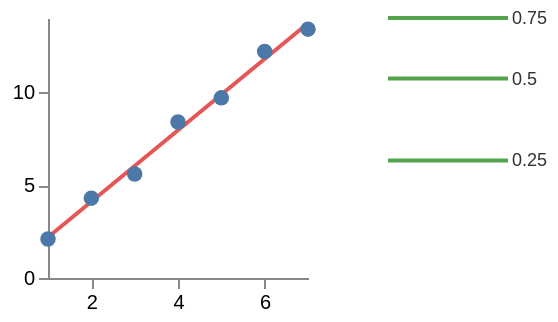

Express this chart as Vega-Lite.
### Vega specification from a JSON file in a GitHub repository (floating-point values rounded to 4 significant figures)
{"$schema": "https://vega.github.io/schema/vega/v6.json", "description": "A scatter with its least-squares line, and the same values summarised as a quantile plot beside it.", "width": 240, "height": 130, "padding": 5, "data": [{"name": "points", "values": [{"u": 1, "v": 2.1}, {"u": 2, "v": 4.3}, {"u": 3, "v": 5.6}, {"u": 4, "v": 8.4}, {"u": 5, "v": 9.7}, {"u": 6, "v": 12.2}, {"u": 7, "v": 13.4}]}, {"name": "fit", "source": "points", "transform": [{"type": "regression", "x": "u", "y": "v", "method": "linear"}]}, {"name": "quartiles", "source": "points", "transform": [{"type": "quantile", "field": "v", "probs": [0.25, 0.5, 0.75], "as": ["p", "q"]}]}], "scales": [{"name": "x", "type": "linear", "domain": {"data": "points", "field": "u"}, "range": [0, 130], "zero": false, "nice": true}, {"name": "y", "type": "linear", "domain": {"data": "points", "field": "v"}, "range": [130, 0], "zero": true, "nice": true}, {"name": "qy", "type": "linear", "domain": {"data": "quartiles", "field": "q"}, "range": [130, 0], "zero": true}], "axes": [{"orient": "bottom", "scale": "x", "tickCount": 4}, {"orient": "left", "scale": "y", "tickCount": 4}], "marks": [{"type": "line", "from": {"data": "fit"}, "encode": {"enter": {"x": {"scale": "x", "field": "u"}, "y": {"scale": "y", "field": "v"}, "stroke": {"value": "#e45756"}, "strokeWidth": {"value": 2}}}}, {"type": "symbol", "from": {"data": "points"}, "encode": {"enter": {"x": {"scale": "x", "field": "u"}, "y": {"scale": "y", "field": "v"}, "size": {"value": 60}, "fill": {"value": "#4c78a8"}}}}, {"type": "rule", "from": {"data": "quartiles"}, "encode": {"enter": {"x": {"value": 170}, "x2": {"value": 230}, "y": {"scale": "qy", "field": "q"}, "stroke": {"value": "#54a24b"}, "strokeWidth": {"value": 2}}}}, {"type": "text", "from": {"data": "quartiles"}, "encode": {"enter": {"x": {"value": 232}, "y": {"scale": "qy", "field": "q"}, "text": {"field": "p"}, "baseline": {"value": "middle"}, "fontSize": {"value": 9}, "fill": {"value": "#333333"}}}}]}
